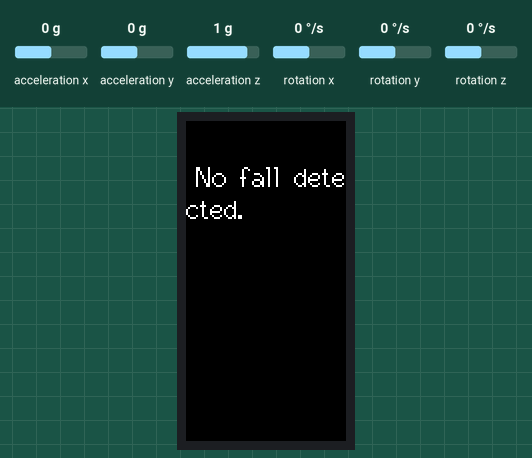
This sketch was run on a simulated ESP32. Parts: 80×160 colour display. The inputs (shaded band) are chosen by the test bench; at power-on: acceleration x 0 g, acceleration y 0 g, acceleration z 1 g, rotation x 0 °/s, rotation y 0 °/s, rotation z 0 °/s. What the sketch prints to the serial monitor is not drawn.

Above: at 3.6 s.
3.7 s: acceleration x set to -1.4 g
Timing chart, 0 to 6.7 s (numbered marks = the images above; inputs shaded):
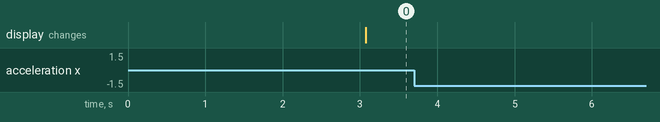

Measured:
- after the input at 3.7 s, every drawn part: stays the same

The sketch:

Fall_Detection.ino
```cpp
#include <M5StickC.h>
#include <math.h>
#include <vector>

//Define constants
const double THRESHOLD = 0.3;  //Fall detection threshold in m/s^2
const int WINDOW_SIZE = 50;    //window size for smoothing data

//Define data structures
struct AccelerometerData {
  float x, y, z;
};

struct GyroscopeData {
  float x, y, z;
};

//Calculate magnitude of acceleration vector
float calculateMagnitude(AccelerometerData data) {
  return sqrt(pow(data.x, 2) + pow(data.y, 2) + pow(data.z, 2));
}

//Smooth Accelerometer data using a sliding window
std::vector<float> smoothData(std::vector<float> data) {
  std::vector<float> smoothedData;
  for (int i = 0; i <= data.size() - WINDOW_SIZE; i++) {
    float sum = 0;
    for (int j = i; j < i + WINDOW_SIZE; j++) {
      sum += data[j];
    }
    smoothedData.push_back(sum / WINDOW_SIZE);
  }
  return smoothedData;
}

// Function to detect falls based on accelerometer and gyroscope data
bool detectFall(const std::vector<AccelerometerData>& accelerometerData, const std::vector<GyroscopeData>& gyroscopeData) {
  // Calculate standard deviation of the z-axis accelerometer data
  float mean = 0.0;
  for (int i = 0; i < WINDOW_SIZE; i++) {
    mean += accelerometerData[i].z;
  }
  mean /= WINDOW_SIZE;

  float stdDev = 0.0;
  for (int i = 0; i < WINDOW_SIZE; i++) {
    stdDev += pow(accelerometerData[i].z - mean, 2);
  }
  stdDev = sqrt(stdDev / WINDOW_SIZE);

  // Print standard deviation to serial monitor
  Serial.print("Standard deviation: ");
  Serial.println(stdDev);

  // Detect fall if the standard deviation is above the threshold
  return stdDev > THRESHOLD;
}

void setCursorToLine(int lineNumber) {
  const int X_LOCATION = 5;
  const int Y_LOCATION = 0;
  const int LINE_HEIGHT = 10;
  M5.Lcd.setCursor(X_LOCATION, Y_LOCATION + ((lineNumber - 1) * LINE_HEIGHT), 2);
}

void printData(const std::vector<AccelerometerData>& accelerometerData, const std::vector<GyroscopeData>& gyroscopeData) {
  Serial.println("Accelerometer data:");
  for (const auto& data : accelerometerData) {
    Serial.printf("X=%.2f, Y=%.2f, Z=%.2f\n", data.x, data.y, data.z);
  }

  Serial.println("Gyroscope data:");
  for (const auto& data : gyroscopeData) {
    Serial.printf("X=%.2f, Y=%.2f, Z=%.2f\n", data.x, data.y, data.z);
  }
}

void setup() {
  // Initialize the M5StickC object
  M5.begin();
  M5.Lcd.fillScreen(BLACK);
  Serial.begin(115200);
  M5.IMU.Init();
}

//Run repeatedly
void loop() {
  // Collect accelerometer and gyroscope data
  std::vector<AccelerometerData> accelerometerData;
  std::vector<GyroscopeData> gyroscopeData;
  for (int i = 0; i < 200; i++) {
    AccelerometerData accelData;
    GyroscopeData gyroData;
    M5.IMU.getAccelData((float*)&accelData.x, (float*)&accelData.y, (float*)&accelData.z);
    M5.IMU.getGyroData((float*)&gyroData.x, (float*)&gyroData.y, (float*)&gyroData.z);
    accelerometerData.push_back(accelData);
    gyroscopeData.push_back(gyroData);
    delay(10);
  }

  // Resize the data vectors to the actual number of data points collected
  accelerometerData.resize(200);
  gyroscopeData.resize(200);

  printData(accelerometerData, gyroscopeData);

  //Detect falls
  bool fallDetected = detectFall(accelerometerData, gyroscopeData);

  // Print result
  if (fallDetected) {
    setCursorToLine(3);
    M5.Lcd.printf("Fall detected!");
    Serial.println("Fall detected!");
  } else {
    setCursorToLine(3);
    M5.Lcd.printf("No fall detected.");
    Serial.println("No fall detected.");
  }

  // Wait before collecting more data
  delay(1000);
}
```
